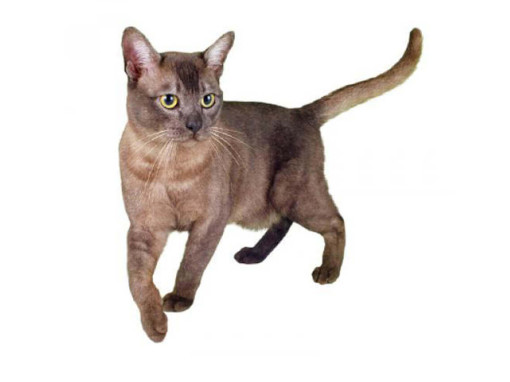
#> input picture cat.bmp, 510 x 382 px
$ python module_11_1.py
#> lines starting #> are read from the running program, lines starting #| are printed output that depends on the picture
from PIL import Image
from PIL import ImageFilter
from PIL import ImageEnhance

im = Image.open('cat.bmp')  # Получил изображение из файла
#> im is the input picture: PIL image 510x382 RGB; mean R, G, B 227.7, 222, 219.2
print(im.format, im.size, im.mode)  # Получил информацию об изображении: формат, размер и режим цветопередачи
#| BMP (510, 382) RGB

#im.show()  # Просмотр исходного изображения

new_im = im.resize((1020,764))  # Изменение размеров изображения
trans_im = new_im.transpose(Image.Transpose.FLIP_LEFT_RIGHT)  # Зеркальное преобразование, слева на право
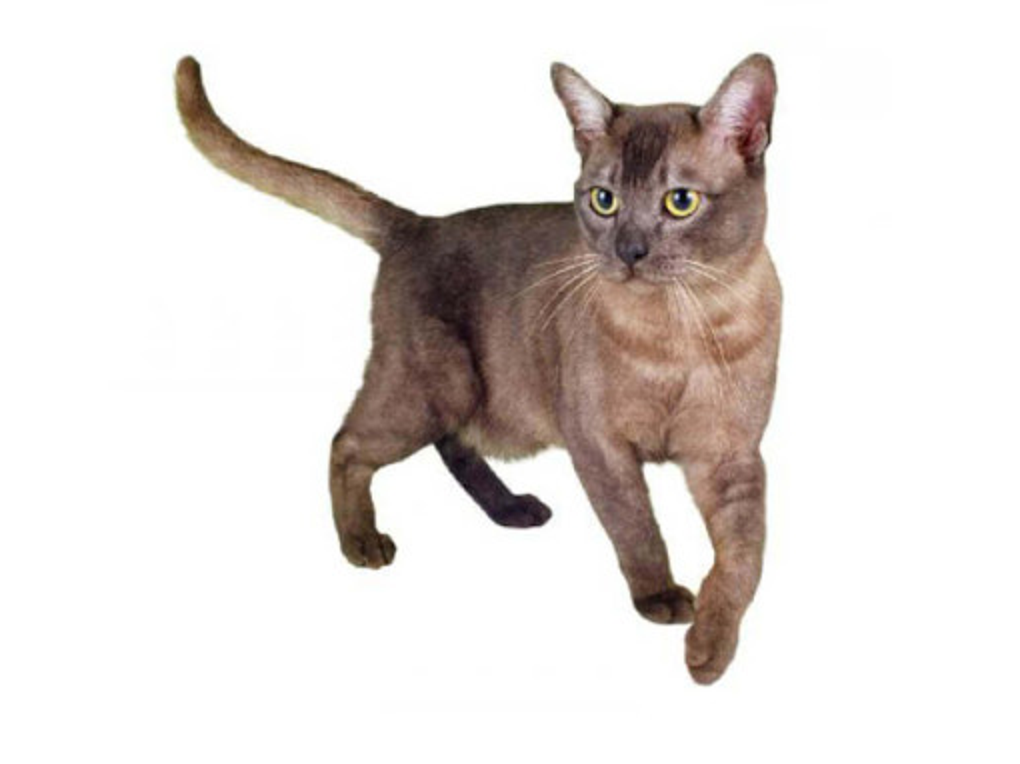
#> trans_im: PIL image 1020x764 RGB; mean R, G, B 227.7, 222, 219.2
trans_im.show()  # Просмотр измененного изображения

best_im = trans_im.filter(ImageFilter.DETAIL)  # Применение фильтровЖ
contr_im = ImageEnhance.Contrast(best_im)   # Изменение контраста
contr_im.enhance(1.3).show()
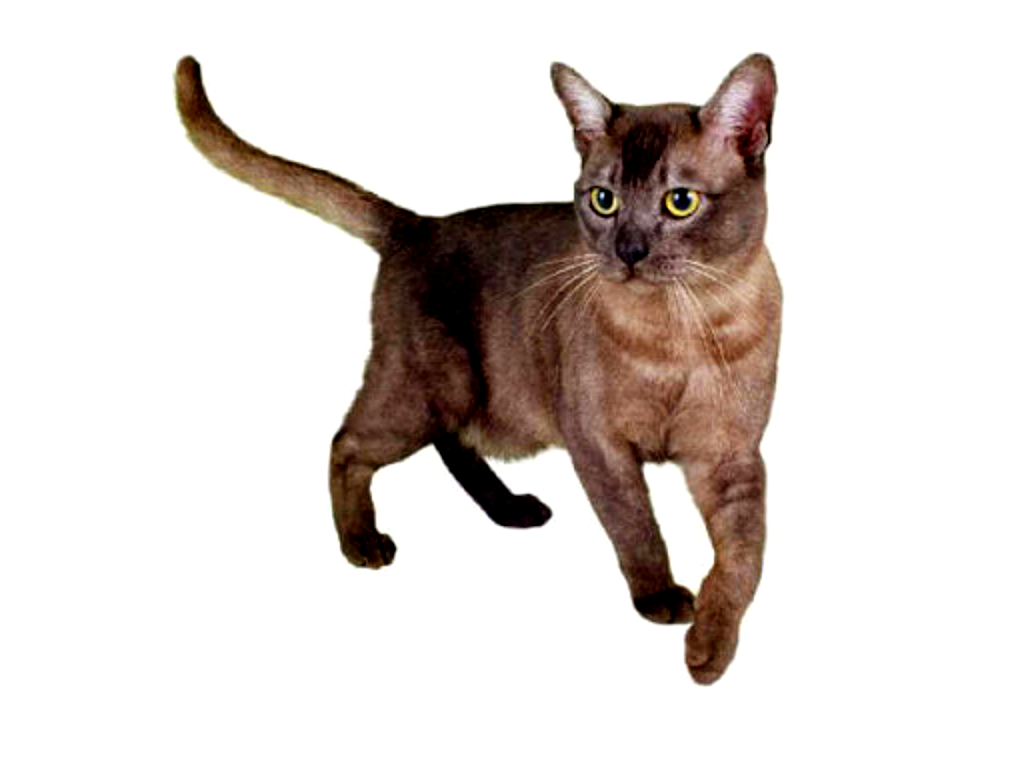
#> shown: PIL image 1020x764 RGB; mean R, G, B 221.8, 214.7, 211.3
best_im.show()   # Просмотр улучшенного изображения
best_im.close()

with Image.open('cat.bmp') as res_im:  # Преобразование файла из формата .bmp в .jpg
    res_im.save('cat.jpg')
